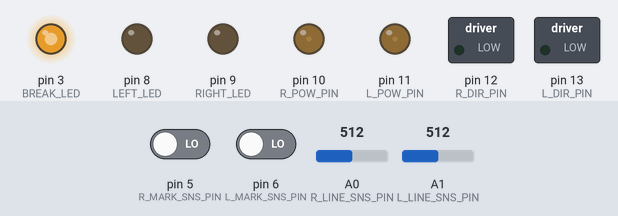
A sketch run on a simulated Arduino Uno, built with avr-gcc and run on an emulated ATmega328P. On the bench: switched loads named in the sketch (green lamp = pin HIGH), output pins drawn as LEDs (lit = HIGH). Inputs (shaded band) come from the test bench; at power-on: A0 (R_LINE_SNS_PIN) = 512, A1 (L_LINE_SNS_PIN) = 512, pin 5 (R_MARK_SNS_PIN) LOW, pin 6 (L_MARK_SNS_PIN) LOW.

Above: at 1.2 s.
1.3 s: A0 (R_LINE_SNS_PIN) set to 360
2.8 s: A0 (R_LINE_SNS_PIN) set to 338
At 3.9 s:
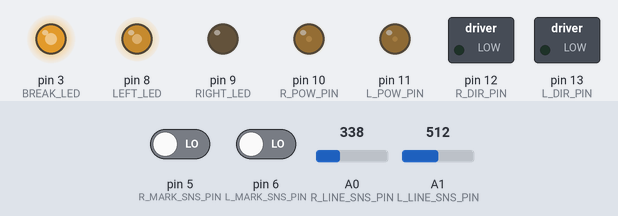
4.3 s: A1 (L_LINE_SNS_PIN) set to 306
At 5.5 s:
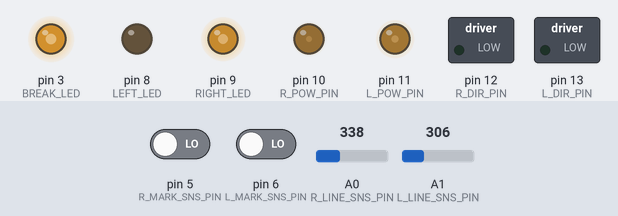
5.8 s: A1 (L_LINE_SNS_PIN) set to 245
At 7.0 s:
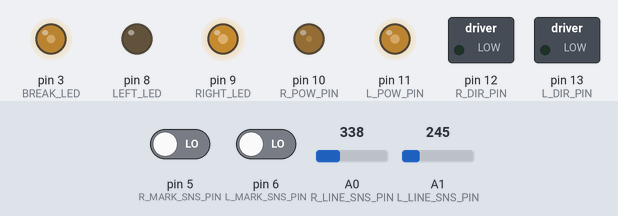
7.3 s: A0 (R_LINE_SNS_PIN) set to 245
At 8.1 s:
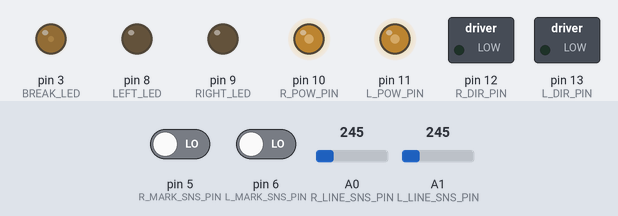
8.8 s: A1 (L_LINE_SNS_PIN) set to 266
At 9.7 s:
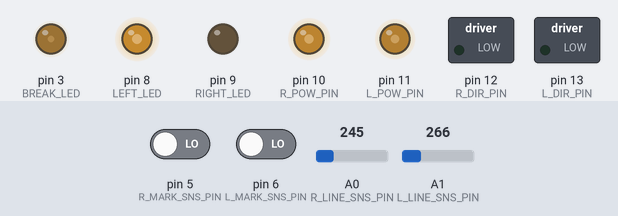
Timing chart, 0 to 11.3 s (numbered marks = the images above; inputs shaded):
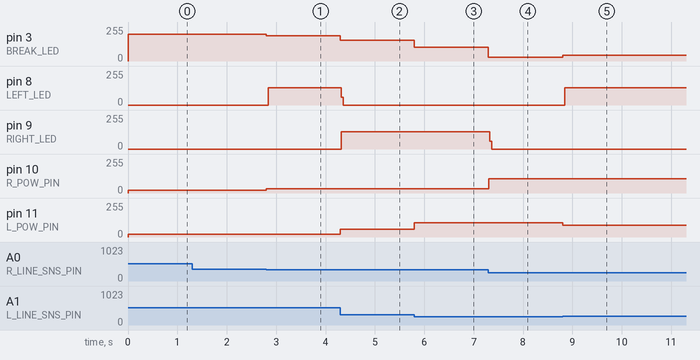

The sketch:

Racing_1.ino
```cpp
#define R_MARK_SNS_PIN 5
#define L_MARK_SNS_PIN 6
#define R_LINE_SNS_PIN A0
#define L_LINE_SNS_PIN A1
#define R_POW_PIN 10
#define L_POW_PIN 11
#define R_DIR_PIN 12
#define L_DIR_PIN 13
#define FWD LOW
#define BWD HIGH
#define BREAK_LED 3
#define LEFT_LED  8
#define RIGHT_LED 9

void setup() {
    Serial.begin(9600);
    pinMode(R_MARK_SNS_PIN, INPUT);
    pinMode(L_MARK_SNS_PIN, INPUT);
    pinMode(R_LINE_SNS_PIN, INPUT);
    pinMode(L_LINE_SNS_PIN, INPUT);
    pinMode(R_DIR_PIN, OUTPUT);
    pinMode(L_DIR_PIN, OUTPUT);
    pinMode(BREAK_LED, OUTPUT);
    pinMode(LEFT_LED, OUTPUT);
    pinMode(RIGHT_LED, OUTPUT);
    digitalWrite(R_DIR_PIN, FWD);
    digitalWrite(L_DIR_PIN, FWD);
}

int endTrack = 20;                     //돌아야 하는 바퀴 수를 입력합니다. (marking의 개수)
int doTrack = 0;                      //현재 지난 marking의 개수를 기록합니다.
boolean markIn = false;               //marking을 지나고 있는지 체크합니다.
boolean prevMarkIn = false;

double k = 0.93;                       //sensor의 값에 따른 pow의 민감도

double maxSensor = 350.0;              //sensor의 최대값
double minSensor = 25.0;              //sensor의 최소값

int maxSpeed = 255;

double motorStep = 310.0 / maxSensor; //sensor값에 따른 motor의 민감도

boolean isMark = false;               //한쪽이 mark를 지닐 때 체크합니다.

int prevTime;
bool isConer = false;

bool isBlink = false;
long blinkTime = 0;
int blinkTarget;
int breakPower = 0;

void ledControl(double rPowValue, double lPowValue){
  if(rPowValue >= (lPowValue + 2)){
    /* 좌회전 깜빡이 */
    blinkTime = 500 - (rPowValue - lPowValue);
    if(prevTime + blinkTime >= millis()){
      isBlink = !isBlink;
      digitalWrite(LEFT_LED, isBlink);
      prevTime = millis();
    }
    digitalWrite(RIGHT_LED, LOW);
  } else if(lPowValue >= (rPowValue + 2)){
    /* 우회전 깜빡이 */
    blinkTime = 500 - (rPowValue - lPowValue);
    if(prevTime + blinkTime >= millis()){
      isBlink = !isBlink;
      digitalWrite(RIGHT_LED, isBlink);
      prevTime = millis();
    }
    digitalWrite(LEFT_LED, LOW);
  } else{
    isBlink = false;
    digitalWrite(LEFT_LED, LOW);
    digitalWrite(RIGHT_LED, LOW);
    prevTime = millis();
  }

  breakPower = 500 - (rPowValue + lPowValue);
  if(breakPower < 0)  breakPower = 0;
  analogWrite(BREAK_LED, breakPower);
}

void loop() {
    if (doTrack < endTrack) {
        // 센서 값을 불러옵니다.
        int rms = digitalRead(R_MARK_SNS_PIN);    //마크 신호값을 받습니다.(0, 1)
        int lms = digitalRead(L_MARK_SNS_PIN);
        int inLine = (rms && lms);

        int rLine = analogRead(R_LINE_SNS_PIN);   //라인 신호값을 받습니다.(0 ~ 980)
        int lLine = analogRead(L_LINE_SNS_PIN);
        if (rLine >= maxSensor) rLine = maxSensor;
        if (lLine >= maxSensor) lLine = maxSensor;

        if (inLine && !prevMarkIn) markIn = true;
        else if (!inLine && prevMarkIn) {
            prevMarkIn = false;
        }

        if (markIn) {
            doTrack++;
            markIn = false;
            prevMarkIn = true;
        }

        /* pow값을 계산합니다. mark를 지날때는 이전 motor값을 유지합니다. */
        double rPowValue = motorStep * (maxSensor - rLine * k);
        double lPowValue = motorStep * (maxSensor - lLine * k);
        if (rPowValue >= maxSpeed) rPowValue = maxSpeed;
        if (lPowValue >= maxSpeed) lPowValue = maxSpeed;

        ledControl(rPowValue, lPowValue);

        analogWrite(L_POW_PIN, lPowValue);
        analogWrite(R_POW_PIN, rPowValue);
    }
    else {
        analogWrite(R_POW_PIN, 0);
        analogWrite(L_POW_PIN, 0);
    }
}
```

Measured:
- the behaviour switches between 348 and 347 on A0 (R_LINE_SNS_PIN) (found by bisection; images 0 and 1)
- the behaviour switches between 247 and 248 on A1 (L_LINE_SNS_PIN) (found by bisection; images 4 and 5)
- after the input at 1.3 s, every drawn part: stays the same
- after the input at 2.8 s, pin 3 (BREAK_LED): 200/255 → 190/255 at once; pin 8 (LEFT_LED): 0/255 → 128/255 at once; pin 10 (R_POW_PIN): 21/255 → 31/255 at once
- after the input at 4.3 s, pin 3 (BREAK_LED): 190/255 → 154/255 at once; pin 8 (LEFT_LED): 128/255 → 0/255 at once; pin 9 (RIGHT_LED): 0/255 → 128/255 at once; pin 11 (L_POW_PIN): 21/255 → 57/255 at once
- after the input at 5.8 s, pin 3 (BREAK_LED): 154/255 → 104/255 at once; pin 11 (L_POW_PIN): 57/255 → 108/255 at once
- after the input at 7.3 s, pin 3 (BREAK_LED): 104/255 → 27/255 at once; pin 9 (RIGHT_LED): 128/255 → 0/255 at once; pin 10 (R_POW_PIN): 31/255 → 108/255 at once
- after the input at 8.8 s, pin 3 (BREAK_LED): 27/255 → 44/255 at once; pin 8 (LEFT_LED): 0/255 → 128/255 at once; pin 11 (L_POW_PIN): 108/255 → 90/255 at once
